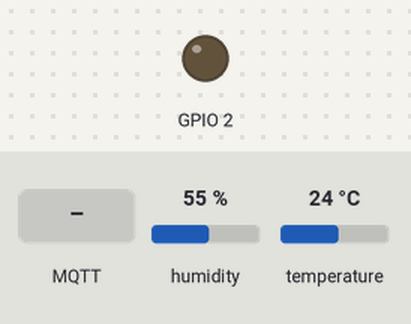
The sketch below on a simulated ESP8266 (NodeMCU). On the bench: output pins drawn as LEDs (lit = HIGH). The test bench sets the inputs (shaded band); at power-on: humidity 55 %, temperature 24 °C. WiFi joins after 1.5 s; servers stay silent unless stated; random numbers use the default seed unless the sketch sets one; no MQTT or app messages arrive unless stated; what the sketch prints to the serial monitor is not drawn.

Above: at 2.7 s.
2.8 s: MQTT message "0" arrives on the first subscribed topic
At 3.6 s:
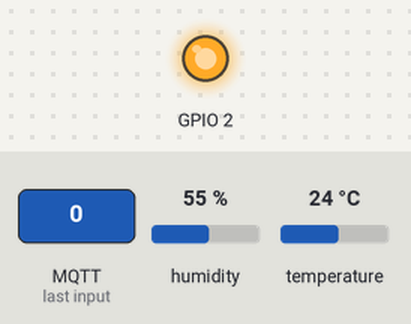
4.3 s: MQTT message "1" arrives on the first subscribed topic
At 4.8 s:
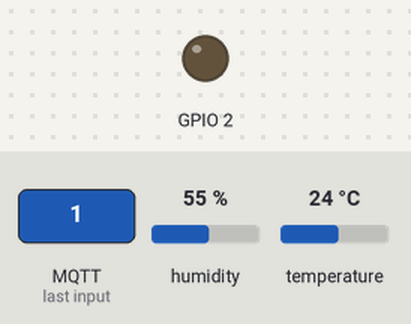
6.5 s: MQTT message "2" arrives on the first subscribed topic
At 7.7 s:
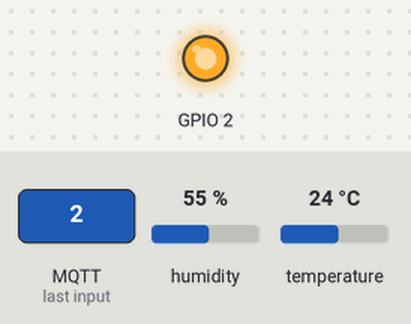
Timing chart, 0 to 9.5 s (numbered marks = the images above; inputs shaded):
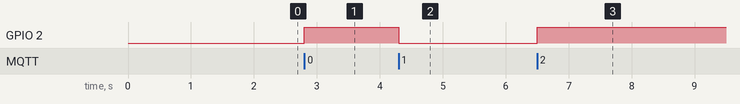

Measured:
- after the input at 2.8 s, GPIO 2: LOW → HIGH at once
- after the input at 4.3 s, GPIO 2: HIGH → LOW at once
- after the input at 6.5 s, GPIO 2: LOW → HIGH at once

The sketch:

mqtt_esp8266_dht11.ino
```cpp
/*
 Basic ESP8266 MQTT example

 This sketch demonstrates the capabilities of the pubsub library in combination
 with the ESP8266 board/library.

 It connects to an MQTT server then:
  - publishes "hello world" to the topic "outTopic" every two seconds
  - subscribes to the topic "inTopic", printing out any messages
    it receives. NB - it assumes the received payloads are strings not binary
  - If the first character of the topic "inTopic" is an 1, switch ON the ESP Led,
    else switch it off

 It will reconnect to the server if the connection is lost using a blocking
 reconnect function. See the 'mqtt_reconnect_nonblocking' example for how to
 achieve the same result without blocking the main loop.

 To install the ESP8266 board, (using Arduino 1.6.4+):
  - Add the following 3rd party board manager under "File -> Preferences -> Additional Boards Manager URLs":
       http://arduino.esp8266.com/stable/package_esp8266com_index.json
  - Open the "Tools -> Board -> Board Manager" and click install for the ESP8266"
  - Select your ESP8266 in "Tools -> Board"

*/

#include <ESP8266WiFi.h>
#include <PubSubClient.h>

// Update these with values suitable for your network.

const char* ssid = "Casilimas";
const char* password = "ABUELITO9428";
const char* mqtt_server = "192.168.0.20";

WiFiClient espClient;
PubSubClient client(espClient);
long lastMsg = 0;
char msg[50];
int value = 0;

// SENSOR DE TEMP Y HUM DHT11
#include <DHT11.h>
int pin=4; //PIN D2
DHT11 dht11(pin);


void setup_wifi() {

  delay(10);
  // We start by connecting to a WiFi network
  Serial.println();
  Serial.print("Connecting to ");
  Serial.println(ssid);

  WiFi.begin(ssid, password);

  while (WiFi.status() != WL_CONNECTED) {
    delay(500);
    Serial.print(".");
  }

  randomSeed(micros());

  Serial.println("");
  Serial.println("WiFi connected");
  Serial.println("IP address: ");
  Serial.println(WiFi.localIP());
}

void callback(char* topic, byte* payload, unsigned int length) {
  Serial.print("Message arrived [");
  Serial.print(topic);
  Serial.print("] ");
  for (int i = 0; i < length; i++) {
    Serial.print((char)payload[i]);
  }
  Serial.println();

  // Switch on the LED if an 1 was received as first character
  if ((char)payload[0] == '1') {
    digitalWrite(BUILTIN_LED, LOW);   // Turn the LED on (Note that LOW is the voltage level
    // but actually the LED is on; this is because
    // it is active low on the ESP-01)
  } else {
    digitalWrite(BUILTIN_LED, HIGH);  // Turn the LED off by making the voltage HIGH
  }

}

void reconnect() {
  // Loop until we're reconnected
  while (!client.connected()) {
    Serial.print("Attempting MQTT connection...");
    // Create a random client ID
    String clientId = "ESP8266Client-";
    clientId += String(random(0xffff), HEX);
    // Attempt to connect
    if (client.connect(clientId.c_str())) {
      Serial.println("connected");
      // Once connected, publish an announcement...
      client.publish("/prueba/measure", "hello world");
      // ... and resubscribe
      client.subscribe("inTopic");
    } else {
      Serial.print("failed, rc=");
      Serial.print(client.state());
      Serial.println(" try again in 5 seconds");
      // Wait 5 seconds before retrying
      delay(5000);
    }
  }
}

void setup() {
  pinMode(BUILTIN_LED, OUTPUT);     // Initialize the BUILTIN_LED pin as an output
  Serial.begin(115200);
  setup_wifi();
  client.setServer(mqtt_server, 1883);
  client.setCallback(callback);
}

void loop() {
  int err;
  float temp, humi;
  char stempC [10];
  char humiC [10];
  if (!client.connected()) {
    reconnect();
  }
  client.loop();

  long now = millis();
  if (now - lastMsg > 5000) {
    lastMsg = now;

    if((err=dht11.read(humi, temp))==0)
    {
      Serial.print("temperature:");
      Serial.print(temp);
      Serial.print(" humidity:");
      Serial.print(humi);
      Serial.println();
      //++value;
      //String data = (String("{") + String("\"id_device\":") + String(value)+ String(",\"temp\":") + String(value+2)+ String(", \"hum\": ") + String(value+3)+ String("}"));
      //char data = (String("{") + String("\"id_device\":") + String(1)+ String(",\"temp\":") + String(temp)+ String(", \"hum\": ") + String(humi)+ String("}"));

      //snprintf (msg, 50, data);

      dtostrf(temp, 4, 2, stempC); //number, width, decimal places, buffer
      dtostrf(humi, 4, 2, humiC); //number, width, decimal places, buffer

      Serial.println(stempC);
      Serial.println(humiC);

      snprintf(msg, 50, "{\"id_device\":%d,\"temp\":%s,\"hum\":%s}" , 1, stempC, humiC);
      //snprintf(msg, 50, "{\"id_device\":%d,\"temp\":%d,\"hum\":%d}" , 1, temp, humi);
      //snprintf (msg, 50, data);
      Serial.print("Publish message: ");
      Serial.println(msg);
      client.publish("/prueba/measure", msg);
    }
    else
    {
      Serial.println();
      Serial.print("Error No :");
      Serial.print(err);
      Serial.println();
    }

  }
}
```
